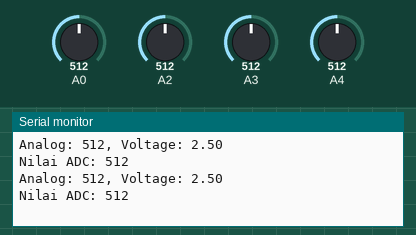
A sketch run on a simulated Arduino Uno, built with avr-gcc and run on an emulated ATmega328P. Parts: the last lines printed to the serial monitor. The test bench sets the inputs (shaded band); at power-on: A0 = 512, A3 = 512, A4 = 512, A2 = 512.

Above: at 1.8 s.
1.9 s: A0 set to 716
At 2.8 s:
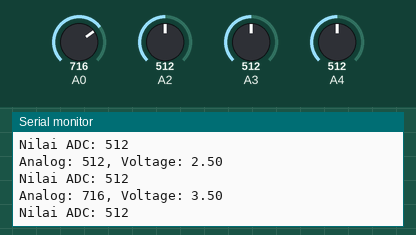
3.4 s: A3 set to 716
At 4.7 s:
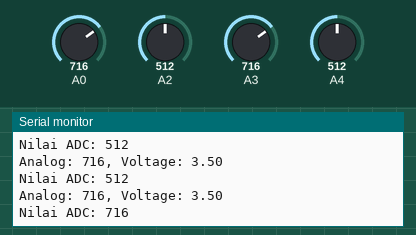
4.9 s: A0 set to 900
At 5.5 s:
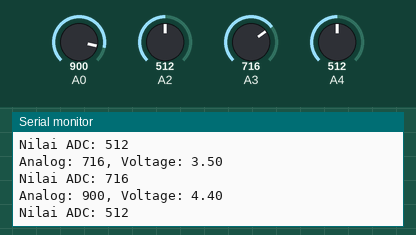
6.4 s: A4 set to 306
At 7.7 s:
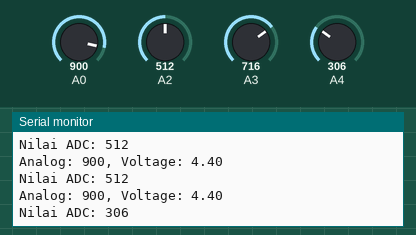
7.9 s: A4 set to 30
At 8.8 s:
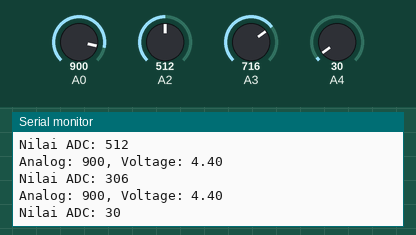
Timing chart, 0 to 10.4 s (numbered marks = the images above; inputs shaded):
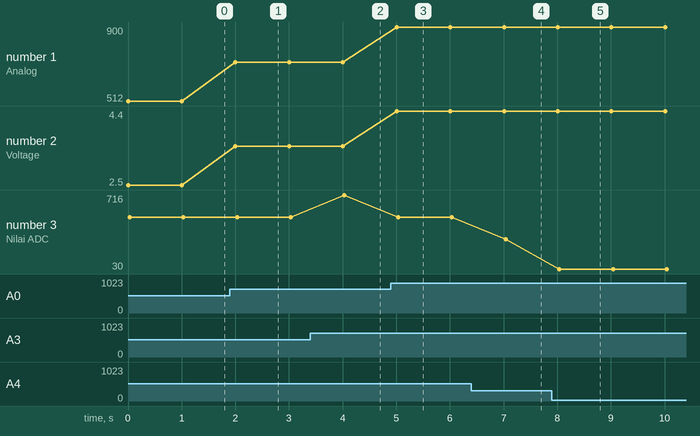

The sketch:

Latihan13.ino
```cpp
float floatMap(float x, float in_min, float in_max, float out_min, float out_max) {
  return (x - in_min) * (out_max - out_min) / (in_max - in_min) + out_min;
}

void setup() {
  Serial.begin(9600);
}

void loop() {
  int analogValue = analogRead(A0);

  float voltage = floatMap(analogValue, 0, 1023, 0, 5); //0 min val, 5 max val

  Serial.print("Analog: ");
  Serial.print(analogValue);
  Serial.print(", Voltage: ");
  Serial.println(voltage);
  int value = analogRead(voltage);
  Serial.print("Nilai ADC: "); Serial.println(value);
  delay(1000);
}
```

Measured:
- after the input at 1.9 s, the serial monitor: prints a new line after 0.10 s (image 1)
- after the input at 3.4 s, the serial monitor: prints a new line after 0.63 s (image 2)
- after the input at 4.9 s, the serial monitor: prints a new line after 0.11 s (image 3)
- after the input at 6.4 s, the serial monitor: prints a new line after 0.64 s (image 4)
- after the input at 7.9 s, the serial monitor: prints a new line after 0.14 s (image 5)
- plotted number 1: 512 → 716 after the input at 1.9 s, 716 → 900 after the input at 4.9 s
- plotted number 2: 2.5 → 3.5 after the input at 1.9 s, 3.5 → 4.4 after the input at 4.9 s
- plotted number 3: 512 → 306 after the input at 6.4 s, 306 → 30 after the input at 7.9 s
